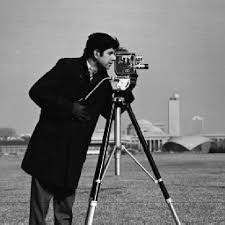
#> input picture lab-works/lab-3/assets/1.jpeg, 225 x 225 px, found by its file name
$ python exercise-3.py
#> lines starting #> are read from the running program, lines starting #| are printed output that depends on the picture; after the words box and inside, x2 and y2 are one past the last pixel; in counts of white or black regions, pixels touching at a corner belong together
import cv2
import numpy as np

img = cv2.imread("lab-works/lab-3/assets/1.jpeg")
#> img is the input picture: shape (225, 225, 3); min 0, max 255, mean 118.8

if img is None:
    print("Error: Image not found!")
    exit()

cv2.imshow('Original image', img)

c = 1
r = 0.1
transformed_img = np.zeros_like(img)
transformed_img[:, :, 0] = c * np.power(img[:, :, 0], r)
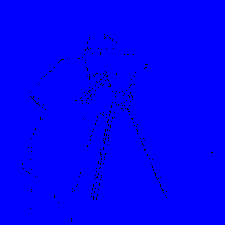
#> transformed_img: shape (225, 225, 3); mean B, G, R 0.992, 0, 0; drawn with 1 as white
transformed_img[:, :, 1] = c * np.power(img[:, :, 1], r)
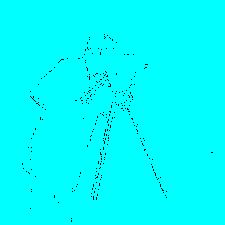
#> transformed_img: shape (225, 225, 3); mean B, G, R 0.992, 0.992, 0; drawn with 1 as white
transformed_img[:, :, 2] = c * np.power(img[:, :, 2], r)
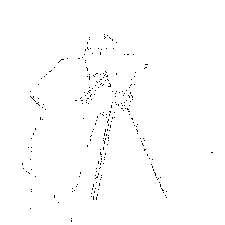
#> transformed_img: shape (225, 225, 3); values 0 (black) and 1 (white), 99.2% white; black in thin lines or dots, all inside (x1, y1, x2, y2) = (22, 34, 213, 222)


transformed_img = np.clip(transformed_img, 0, 255)
transformed_img = np.uint8(transformed_img)
cv2.imshow('Power law transformed image', transformed_img)

cv2.waitKey(0)
cv2.destroyAllWindows()
